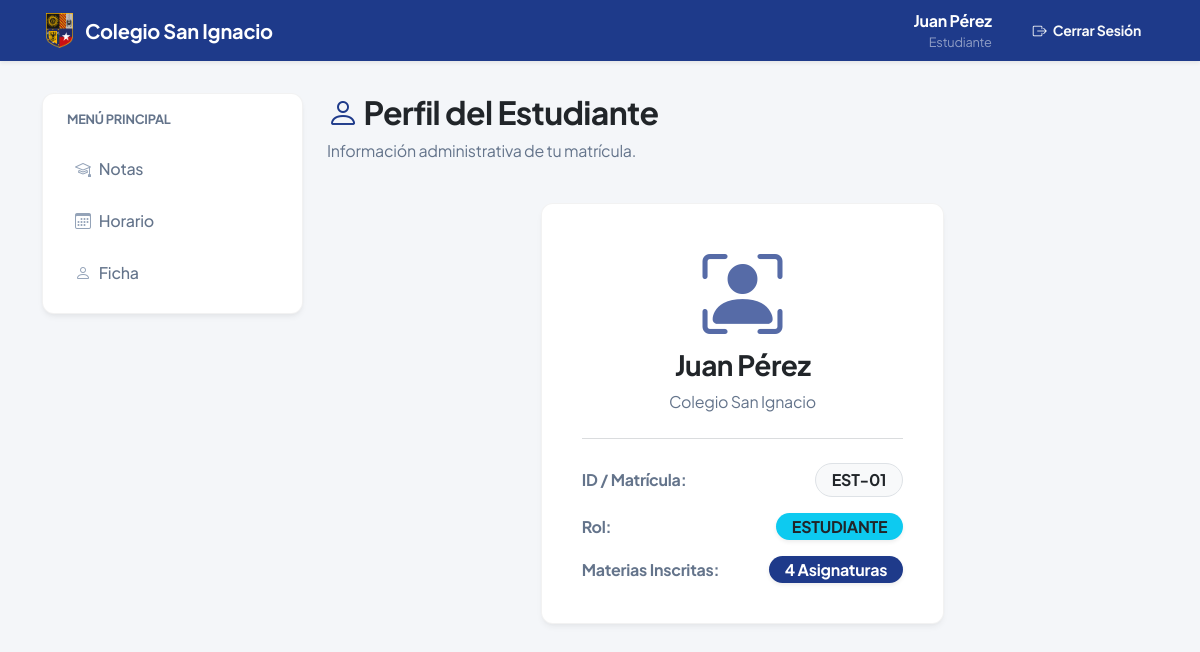
Page /estudiante/perfil (signed in) on the committed database.
### models.py (models this page shows, shortened)
class User(db.Model, UserMixin):
    __tablename__ = 'users'
    id = db.Column(db.String, primary_key=True) # e.g. "EST-01", "PRF-01"
    nombre = db.Column(db.String(100), nullable=False)
    password_hash = db.Column(db.String(256), nullable=False)
    rol = db.Column(db.String(20), nullable=False) # 'ADMIN', 'PROFESOR', 'ESTUDIANTE'
    courses_taught = db.relationship("Course", back_populates="professor", cascade="all, delete-orphan", lazy=True)
    enrollments = db.relationship("Enrollment", back_populates="student", cascade="all, delete-orphan", lazy=True)

### app.py (the view)
@app.route("/estudiante/perfil")
@login_required
def estudiante_perfil():
    if current_user.rol != 'ESTUDIANTE':
        flash("¡Acceso denegado!", "danger")
        return redirect(url_for('index'))
    return render_template("estudiante/perfil.html", estudiante=current_user)

### app.py (called while the page is built)
@login_manager.user_loader
def load_user(user_id):
    return User.query.get(user_id)

### templates/estudiante/perfil.html
{% extends "base.html" %}
{% block content %}
<div class="row align-items-center mb-4">
    <div class="col-12">
        <h2 class="fw-bold text-dark"><i class="bi bi-person text-primary"></i> Perfil del Estudiante</h2>
        <p class="text-muted">Información administrativa de tu matrícula.</p>
    </div>
</div>
<div class="row">
    <div class="col-md-6 mx-auto">
        <div class="card shadow-sm border-0 rounded-4 text-center p-4">
            <div class="card-body">
                <i class="bi bi-person-bounding-box display-1 text-primary opacity-75 mb-3"></i>
                <h3 class="fw-bold text-dark mt-2">{{ estudiante.nombre }}</h3>
                <p class="text-muted mb-0">Colegio San Ignacio</p>
                <hr class="text-secondary my-4">
                <div class="d-flex justify-content-between align-items-center mb-3">
                    <span class="text-muted fw-bold">ID / Matrícula:</span>
                    <span class="badge bg-light text-dark border fs-6 px-3 py-2 rounded-pill">{{ estudiante.id }}</span>
                </div>
                <div class="d-flex justify-content-between align-items-center mb-3">
                    <span class="text-muted fw-bold">Rol:</span>
                    <span class="badge bg-info text-dark shadow-sm fs-6 px-3 rounded-pill">{{ estudiante.rol }}</span>
                </div>
                <div class="d-flex justify-content-between align-items-center">
                    <span class="text-muted fw-bold">Materias Inscritas:</span>
                    <span class="badge bg-primary shadow-sm fs-6 px-3 rounded-pill">{{ estudiante.enrollments|length }} Asignaturas</span>
                </div>
            </div>
        </div>
    </div>
</div>
{% endblock %}

### templates/base.html (shortened to what this page needs)
<!DOCTYPE html>
<html lang="es">
<head>
    <link href="https://cdn.jsdelivr.net/npm/bootstrap@5.3.0/dist/css/bootstrap.min.css" rel="stylesheet">
    <link rel="stylesheet" href="https://cdn.jsdelivr.net/npm/bootstrap-icons@1.11.1/font/bootstrap-icons.css">
    <link href="{{ url_for('static', filename='css/style.css') }}?v=4.0" rel="stylesheet">
</head>
<body>
    <nav class="navbar navbar-expand-lg navbar-dark bg-primary shadow-sm mb-4">
        <div class="container">
            <a class="navbar-brand fw-bold d-flex align-items-center gap-2" href="{{ url_for('index') }}">
                <img src="{{ url_for('static', filename='img/logo.png') }}?v=1.2" alt="Logo" width="35" height="35" style="object-fit: contain;">
                Colegio San Ignacio
            </a>
            <div class="collapse navbar-collapse" id="navbarNav">
                <ul class="navbar-nav ms-auto align-items-lg-center">
                    {% if current_user.is_authenticated %}
                        <li class="nav-item me-lg-4 mb-2 mb-lg-0 text-lg-end">
                            <div class="text-white fw-bold">{{ current_user.nombre }}</div>
                            <div class="text-white-50" style="font-size: 0.8rem;">{{ current_user.rol|capitalize }}</div>
                        </li>
                        <li class="nav-item">
                            <a class="btn btn-outline-light btn-sm fw-bold rounded px-3" href="{{ url_for('logout') }}"><i class="bi bi-box-arrow-right me-1"></i> Cerrar Sesión</a>
                        </li>
                    {% endif %}
                </ul>
            </div>
        </div>
    </nav>
    <main class="container">
        <div class="row pt-2">
            {% if current_user.is_authenticated %}
            <div class="col-lg-3 mb-4">
                <div class="card p-3 shadow-sm border-0">
                    <p class="text-muted fw-bold mb-3 ps-2" style="font-size: 0.8rem; text-transform: uppercase;">Menú Principal</p>
                    <nav class="d-flex flex-column gap-1">
                        {% if current_user.rol == 'ADMIN' %}
                        <a href="{{ url_for('admin_dashboard') }}" class="sidebar-link"><i class="bi bi-grid me-2"></i> Dashboard</a>
                        <a href="{{ url_for('admin_lista_usuarios') }}" class="sidebar-link"><i class="bi bi-people me-2"></i> Usuarios</a>
                        <a href="{{ url_for('admin_construccion') }}" class="sidebar-link"><i class="bi bi-journal-text me-2"></i> Cursos</a>
                        <a href="{{ url_for('admin_construccion') }}" class="sidebar-link"><i class="bi bi-person-badge me-2"></i> Matrículas</a>
                        <hr class="my-2 text-muted">
                        <a href="{{ url_for('admin_construccion') }}" class="sidebar-link text-muted"><i class="bi bi-gear me-2"></i> Configuración</a>
                        {% elif current_user.rol == 'ESTUDIANTE' %}
                        <a href="{{ url_for('estudiante_dashboard') }}" class="sidebar-link"><i class="bi bi-mortarboard me-2"></i> Notas</a>
                        <a href="{{ url_for('estudiante_horario') }}" class="sidebar-link"><i class="bi bi-calendar3 me-2"></i> Horario</a>
                        <a href="{{ url_for('estudiante_perfil') }}" class="sidebar-link"><i class="bi bi-person me-2"></i> Ficha</a>
                        {% endif %}
                    </nav>
                </div>
            </div>
            <div class="col-lg-9 fade-in-section pb-5">
            {% else %}
            <div class="col-12 pb-5">
            {% endif %}
                {% block content %}{% endblock %}
            </div>
        </div>
    </main>
</body>
</html>

### static/css/style.css (style rules this page uses)
:root { --bs-primary: #1E3A8A; --bs-primary-rgb: 30, 58, 138; --bs-info: #3B82F6; --bs-success: #10B981; --bs-warning: #F59E0B; --bs-danger: #EF4444; --surface-bg: #F4F6F9; --surface-card: #FFFFFF; --bs-body-font-family: 'Plus Jakarta Sans', system-ui, -apple-system, sans-serif; --text-main: #1E293B; --text-muted-custom: #64748B; --shadow-float: 0 4px 6px -1px rgba(0, 0, 0, 0.05), 0 2px 4px -1px rgba(0, 0, 0, 0.03); --shadow-hover: 0 10px 15px -3px rgba(0, 0, 0, 0.08), 0 4px 6px -2px rgba(0, 0, 0, 0.04); }
body { background-color: var(--surface-bg) !important; color: var(--text-main) !important; font-family: var(--bs-body-font-family) !important; letter-spacing: -0.015em; -webkit-font-smoothing: antialiased; -moz-osx-font-smoothing: grayscale; }
h1, h2, h3, h4, h5, h6 { font-weight: 700; letter-spacing: -0.02em; color: var(--text-main); }
.text-muted { color: var(--text-muted-custom) !important; }
.card { border: 1px solid rgba(0,0,0,0.05) !important; border-radius: 12px !important; background: var(--surface-card); transition: all 0.3s ease; box-shadow: var(--shadow-float) !important; }
.btn { font-weight: 600; padding: 0.60rem 1.4rem; border-radius: 8px !important; transition: all 0.2s ease; border: 1px solid transparent; }
.sidebar-link { color: var(--text-muted-custom); border-radius: 8px; padding: 0.75rem 1rem; transition: all 0.2s ease; background-color: transparent; text-decoration: none; font-weight: 500; display: flex; align-items: center; }
.sidebar-link i { transition: transform 0.2s ease; color: #94A3B8; }
.fade-in-section { animation: smoothFadeIn 0.4s ease forwards; }

### rows in the picture
User: nombre "Juan Pérez", rol "Estudiante", id "EST-01", rol "ESTUDIANTE"

### other values in the picture
{{ estudiante.enrollments|length }} "4"
